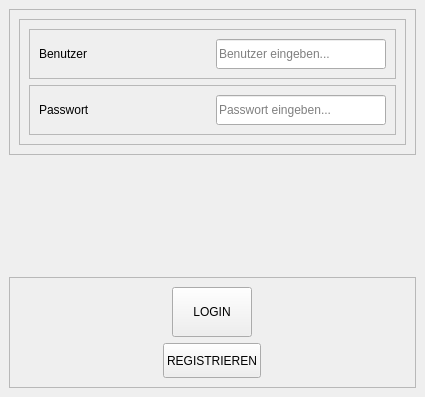
<?xml version="1.0" encoding="UTF-8"?>
<ui version="4.0">
 <class>LoginForm</class>
 <widget class="QMainWindow" name="LoginForm">
  <property name="geometry">
   <rect>
    <x>0</x>
    <y>0</y>
    <width>425</width>
    <height>397</height>
   </rect>
  </property>
  <property name="sizePolicy">
   <sizepolicy hsizetype="Expanding" vsizetype="Expanding">
    <horstretch>0</horstretch>
    <verstretch>0</verstretch>
   </sizepolicy>
  </property>
  <property name="windowTitle">
   <string>LoginForm</string>
  </property>
  <widget class="QWidget" name="centralwidget">
   <property name="sizePolicy">
    <sizepolicy hsizetype="Expanding" vsizetype="Expanding">
     <horstretch>0</horstretch>
     <verstretch>0</verstretch>
    </sizepolicy>
   </property>
   <layout class="QVBoxLayout" name="verticalLayout">
    <item>
     <widget class="QFrame" name="frame_2">
      <property name="sizePolicy">
       <sizepolicy hsizetype="Expanding" vsizetype="Expanding">
        <horstretch>0</horstretch>
        <verstretch>0</verstretch>
       </sizepolicy>
      </property>
      <property name="frameShape">
       <enum>QFrame::StyledPanel</enum>
      </property>
      <property name="frameShadow">
       <enum>QFrame::Raised</enum>
      </property>
      <layout class="QVBoxLayout" name="verticalLayout_2">
       <item>
        <widget class="QFrame" name="frame_4">
         <property name="sizePolicy">
          <sizepolicy hsizetype="Expanding" vsizetype="Expanding">
           <horstretch>0</horstretch>
           <verstretch>0</verstretch>
          </sizepolicy>
         </property>
         <property name="frameShape">
          <enum>QFrame::StyledPanel</enum>
         </property>
         <property name="frameShadow">
          <enum>QFrame::Raised</enum>
         </property>
         <layout class="QVBoxLayout" name="verticalLayout_3">
          <item>
           <widget class="QFrame" name="frame_3">
            <property name="sizePolicy">
             <sizepolicy hsizetype="Expanding" vsizetype="Expanding">
              <horstretch>0</horstretch>
              <verstretch>0</verstretch>
             </sizepolicy>
            </property>
            <property name="frameShape">
             <enum>QFrame::StyledPanel</enum>
            </property>
            <property name="frameShadow">
             <enum>QFrame::Raised</enum>
            </property>
            <layout class="QHBoxLayout" name="horizontalLayout_2">
             <item>
              <widget class="QLabel" name="login_usr_lbl">
               <property name="enabled">
                <bool>true</bool>
               </property>
               <property name="sizePolicy">
                <sizepolicy hsizetype="Expanding" vsizetype="Expanding">
                 <horstretch>0</horstretch>
                 <verstretch>0</verstretch>
                </sizepolicy>
               </property>
               <property name="minimumSize">
                <size>
                 <width>0</width>
                 <height>30</height>
                </size>
               </property>
               <property name="maximumSize">
                <size>
                 <width>16777215</width>
                 <height>30</height>
                </size>
               </property>
               <property name="text">
                <string>Benutzer</string>
               </property>
              </widget>
             </item>
             <item>
              <widget class="QLineEdit" name="login_usr_txt">
               <property name="sizePolicy">
                <sizepolicy hsizetype="Expanding" vsizetype="Expanding">
                 <horstretch>0</horstretch>
                 <verstretch>0</verstretch>
                </sizepolicy>
               </property>
               <property name="minimumSize">
                <size>
                 <width>0</width>
                 <height>30</height>
                </size>
               </property>
               <property name="maximumSize">
                <size>
                 <width>16777215</width>
                 <height>30</height>
                </size>
               </property>
               <property name="placeholderText">
                <string>Benutzer eingeben...</string>
               </property>
              </widget>
             </item>
            </layout>
           </widget>
          </item>
          <item>
           <widget class="QFrame" name="frame">
            <property name="sizePolicy">
             <sizepolicy hsizetype="Expanding" vsizetype="Expanding">
              <horstretch>0</horstretch>
              <verstretch>0</verstretch>
             </sizepolicy>
            </property>
            <property name="frameShape">
             <enum>QFrame::StyledPanel</enum>
            </property>
            <property name="frameShadow">
             <enum>QFrame::Raised</enum>
            </property>
            <layout class="QHBoxLayout" name="horizontalLayout">
             <item>
              <widget class="QLabel" name="login_pw_lbl">
               <property name="enabled">
                <bool>true</bool>
               </property>
               <property name="sizePolicy">
                <sizepolicy hsizetype="Expanding" vsizetype="Expanding">
                 <horstretch>0</horstretch>
                 <verstretch>0</verstretch>
                </sizepolicy>
               </property>
               <property name="minimumSize">
                <size>
                 <width>0</width>
                 <height>30</height>
                </size>
               </property>
               <property name="maximumSize">
                <size>
                 <width>16777215</width>
                 <height>30</height>
                </size>
               </property>
               <property name="text">
                <string>Passwort</string>
               </property>
              </widget>
             </item>
             <item>
              <widget class="QLineEdit" name="login_pw_txt">
               <property name="sizePolicy">
                <sizepolicy hsizetype="Expanding" vsizetype="Expanding">
                 <horstretch>0</horstretch>
                 <verstretch>0</verstretch>
                </sizepolicy>
               </property>
               <property name="minimumSize">
                <size>
                 <width>0</width>
                 <height>30</height>
                </size>
               </property>
               <property name="maximumSize">
                <size>
                 <width>16777215</width>
                 <height>30</height>
                </size>
               </property>
               <property name="placeholderText">
                <string>Passwort eingeben...</string>
               </property>
              </widget>
             </item>
            </layout>
           </widget>
          </item>
         </layout>
        </widget>
       </item>
      </layout>
     </widget>
    </item>
    <item>
     <widget class="QLabel" name="login_fdb_txt">
      <property name="sizePolicy">
       <sizepolicy hsizetype="Expanding" vsizetype="Expanding">
        <horstretch>0</horstretch>
        <verstretch>0</verstretch>
       </sizepolicy>
      </property>
      <property name="text">
       <string/>
      </property>
      <property name="alignment">
       <set>Qt::AlignCenter</set>
      </property>
     </widget>
    </item>
    <item>
     <widget class="QFrame" name="frame_5">
      <property name="sizePolicy">
       <sizepolicy hsizetype="Expanding" vsizetype="Expanding">
        <horstretch>0</horstretch>
        <verstretch>0</verstretch>
       </sizepolicy>
      </property>
      <property name="frameShape">
       <enum>QFrame::StyledPanel</enum>
      </property>
      <property name="frameShadow">
       <enum>QFrame::Raised</enum>
      </property>
      <layout class="QVBoxLayout" name="verticalLayout_4">
       <item alignment="Qt::AlignHCenter">
        <widget class="QPushButton" name="login_btn">
         <property name="sizePolicy">
          <sizepolicy hsizetype="Expanding" vsizetype="Expanding">
           <horstretch>0</horstretch>
           <verstretch>0</verstretch>
          </sizepolicy>
         </property>
         <property name="minimumSize">
          <size>
           <width>0</width>
           <height>50</height>
          </size>
         </property>
         <property name="maximumSize">
          <size>
           <width>150</width>
           <height>50</height>
          </size>
         </property>
         <property name="text">
          <string>LOGIN</string>
         </property>
        </widget>
       </item>
       <item alignment="Qt::AlignHCenter">
        <widget class="QPushButton" name="register_btn">
         <property name="sizePolicy">
          <sizepolicy hsizetype="Expanding" vsizetype="Expanding">
           <horstretch>0</horstretch>
           <verstretch>0</verstretch>
          </sizepolicy>
         </property>
         <property name="minimumSize">
          <size>
           <width>0</width>
           <height>35</height>
          </size>
         </property>
         <property name="maximumSize">
          <size>
           <width>16777215</width>
           <height>35</height>
          </size>
         </property>
         <property name="text">
          <string>REGISTRIEREN</string>
         </property>
        </widget>
       </item>
      </layout>
     </widget>
    </item>
   </layout>
  </widget>
 </widget>
 <tabstops>
  <tabstop>login_usr_txt</tabstop>
  <tabstop>login_pw_txt</tabstop>
  <tabstop>register_btn</tabstop>
  <tabstop>login_btn</tabstop>
 </tabstops>
 <resources/>
 <connections/>
</ui>
